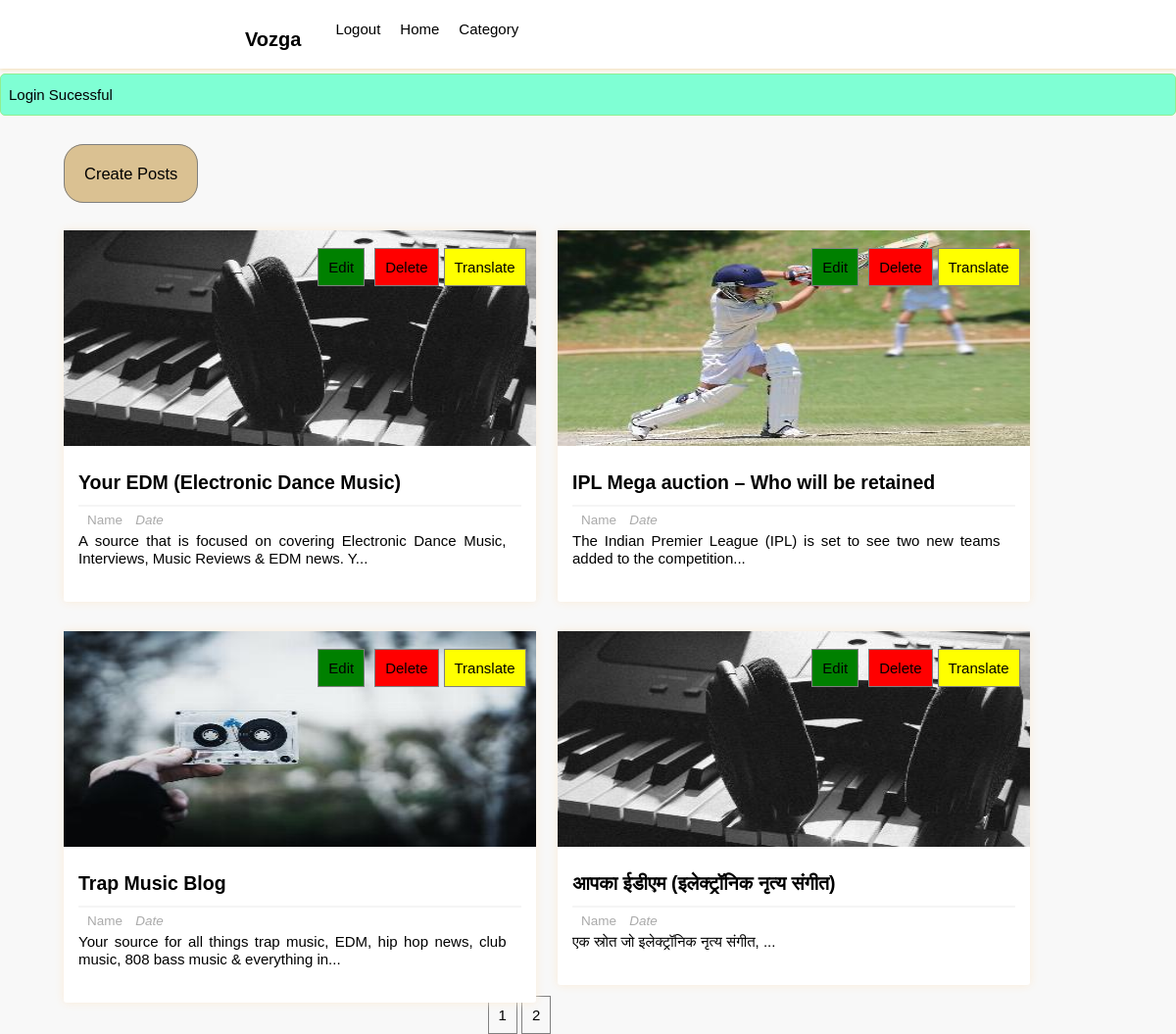
/user_dashboard.php?success=user (signed in), run on the app's committed database.
### tables this page shows
CREATE TABLE `posts` (
  `p_id` int NOT NULL,
  `dup_id` int NOT NULL,
  `title` varchar(255) NOT NULL,
  `description` longtext NOT NULL,
  `category` varchar(255) NOT NULL,
  `image` varchar(255) NOT NULL,
  `user_id` int NOT NULL,
  `lang_code` varchar(255) NOT NULL
);

### user_dashboard.php (the view, shortened to what this page needs)
<?php
    require_once "includes/login_validate.php";
?>
<html lang="en">
<head>
    <link href="includes/style.css" rel="stylesheet" type="text/css" />
</head>
<body>
<div class="header-wrapper">
<header>
            <div class='logo'>
                <h3>Vozga</h3>
            </div>
            <div class="search-form">
                        <div class="icon">
                        </div>
                    </div>
            <ul class='list'>
                <li><a>Category<i class="fas fa-chevron-down" style="color:black; font-size: 14px; font-weight: 600; padding:5px;"></i></a>
                </li>
                <li><a href='homepage'>Home</a></li>
                <li><a href="includes/logout.php">Logout</a></li>
            </ul>
        </header>
</div>
<?php if(isset($_SESSION['message'])):?>
    <div class="msg <?php echo $_SESSION['type'];?>">
        <li><?php echo $_SESSION['message'];?></li>
    </div>
<?php endif;?>
<div class="manage-posts-admin">
    <div class="admin-manage">
        <ul>
            <li><a href="createpost.php">Create Posts</a></li>
        </ul>
    </div>
    <div class="main-content-admin">
        <?php
            $results_per_page=4;
            $userid=$_COOKIE['cookieuserid'];
            $sql="SELECT * FROM posts WHERE user_id='$userid'";
            $result=mysqli_query($con,$sql);
            $i=0;
            $num_of_result=mysqli_num_rows($result);
            $num_of_pages=ceil($num_of_result/$results_per_page);
            if(!isset($_GET['page'])){
                $page=1;
            }else{
                $page=$_GET['page'];
            }
            $start_limit=($page-1)*$results_per_page;
            $sql="SELECT * FROM posts WHERE user_id='$userid' LIMIT ".$start_limit.','.$results_per_page;
            $result=mysqli_query($con,$sql);
            if(mysqli_num_rows($result) > $i){
                while($row=mysqli_fetch_assoc($result)){
        ?>
        <div class="main-post-admin">
            <?php
                $output_image="images/resized408x220".$row['image'];
                $desc=$row['description'];
                $desc = substr($desc,0,100).'...';
            ?>
            <img class="image" src="<?php echo $output_image;?>", alt="post_image">
            <div class="post-preview-wrapper">
                <a href="single?id=<?php echo $row['p_id'];?>" class="post-title"><?php echo $row['title'];?></a>
                <div class="post-preview">
                    <span class="author-name"><i class="fas fa-user"></i>Name</span>
                    <span class="post-date"><i class="fas fa-calendar-week">Date</i></span>
                    <p class="desc"><?php echo $desc; ?></p>
                </div>
            </div>
            <div class="btns">
                <ul class="edit-delete-btn">
                    <li>
                        <a href="editpost.php?id=<?php echo $row['p_id'];?>" class="btn edit-link">Edit</a>
                    </li>
                    <li>
                        <a href="deletepost.php?del_id=<?php echo  $row['p_id'];?>" class ="btn delete-link" onclick="return confirm('Are you sure you want to delete this?')">Delete</a>
                    </li>
                    <li>
                        <a href="language.php?id=<?php echo $row['p_id'];?>" class="btn translate-link">Translate</a>
                    </li>
                </ul>
            </div>
        </div>
        <?php
                }
            }
            else{
                ?>
                <tr>
                    <th colspan="2">No results to display</th>
                </tr>
                <?php
            }
        ?>
    </div>
    <div class='index-dashboard'><center>
    <?php
    for($page=1;$page<=$num_of_pages;$page++)
    {
        echo '<a href="user_dashboard.php?page='.$page.'">'.$page.'</a> ';
    }   ?>
</div>
    </div>
</body>
</html>

### data on the page
posts: image (picture), title "Your EDM (Electronic Dance Music)", description "A source that is focused on covering Electronic Dance Music, Interviews, Music Reviews & EDM news. Y..."
posts: image (picture), title "IPL Mega auction – Who will be retained", description "The Indian Premier League (IPL) is set to see two new teams added to the competition..."
posts: image (picture), title "Trap Music Blog", description "Your source for all things trap music, EDM, hip hop news, club music, 808 bass music & everything in..."
posts: image (picture), title "आपका ईडीएम (इलेक्ट्रॉनिक नृत्य संगीत)", description "एक स्रोत जो इलेक्ट्रॉनिक नृत्य संगीत, ..."

### other printed values
$_SESSION['message'] "Login Sucessful"
